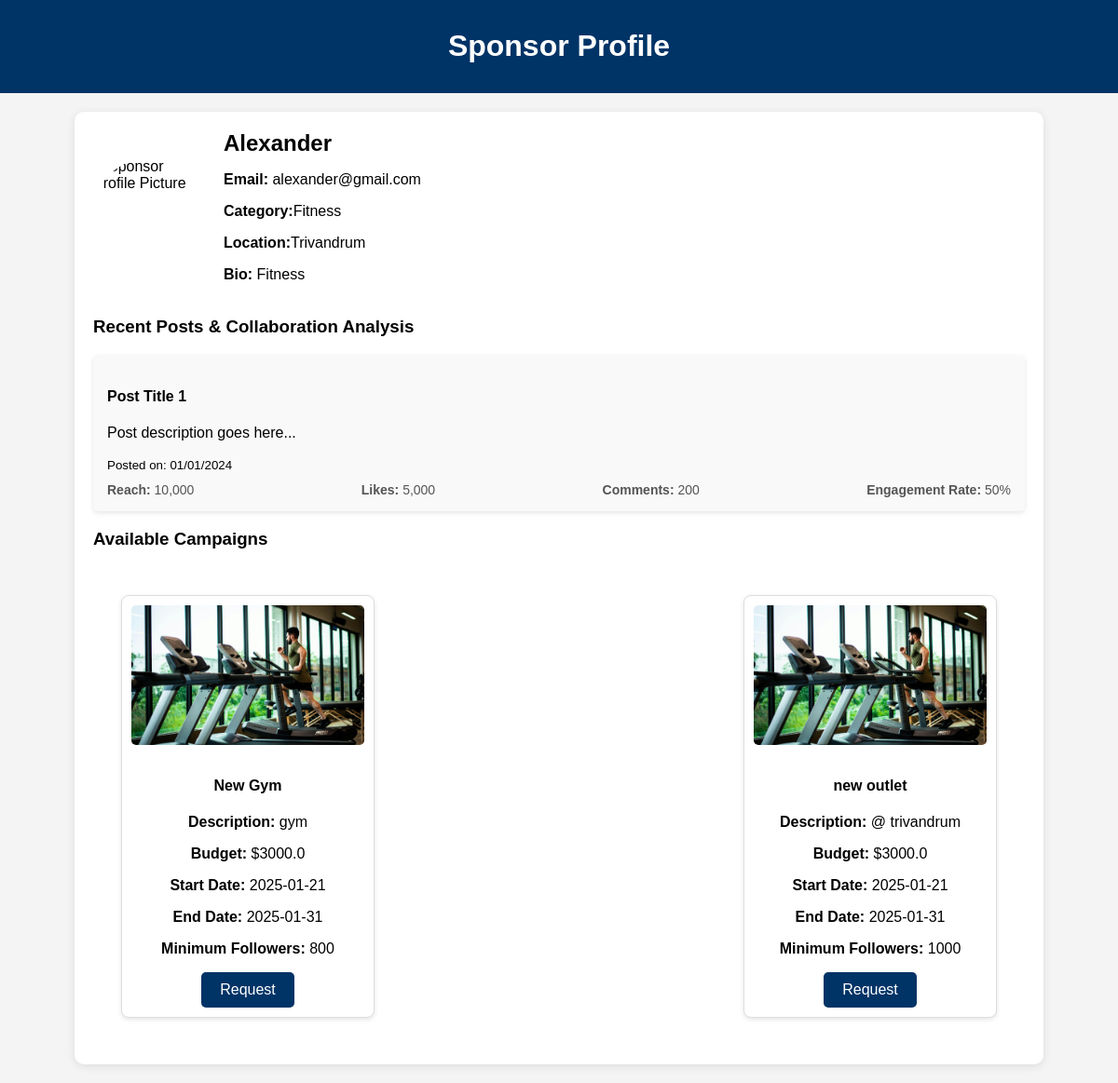
Page /influencers/sponsor_profile/3 on the committed database.
### models.py (models this page shows, shortened)
class User(db.Model,UserMixin):
    __tablename__ = 'users'
    user_id = db.Column(db.Integer, primary_key=True, autoincrement=True)
    name = db.Column(db.String(100), nullable=False)
    username = db.Column(db.String(80), unique=True, nullable=False, index=True)
    email = db.Column(db.String(120), unique=True, nullable=False, index=True)
    password = db.Column(db.String(120), nullable=False)
    bio = db.Column(db.Text)
    profile_pic = db.Column(db.String(200))
    role = db.Column(db.String(50), nullable=False)
    created_at = db.Column(db.DateTime, default=db.func.now(), index=True)
    updated_at = db.Column(db.DateTime, default=db.func.now(), onupdate=db.func.now())
    sponsor = db.relationship('Sponsor', backref='user', uselist=False)
    influencer = db.relationship('Influencer', backref='user', uselist=False)
    social_media_metrics = db.relationship('SocialMediaMetric', backref='user', lazy=True)
    post = db.relationship('Post', backref='user', lazy=True)

class Sponsor(db.Model):
    __tablename__ = 'sponsor'
    sponsor_id = db.Column(db.Integer, primary_key=True, autoincrement=True)
    user_id = db.Column(db.Integer, db.ForeignKey('users.user_id'), nullable=False, index=True)
    company_name = db.Column(db.String(200), index=True)
    location = db.Column(db.String(255), index=True)
    category = db.Column(db.String(100), index=True)
    campaigns = db.relationship('Campaign', backref='sponsor', lazy=True)
    campaign_requests = db.relationship('CampaignRequest', backref='sponsor', lazy=True)
    influencer_requests = db.relationship('InfluencerRequest', backref='sponsor_requests', lazy=True)

class Campaign(db.Model):
    __tablename__ = 'campaign'
    campaign_id = db.Column(db.Integer, primary_key=True, autoincrement=True)
    sponsor_id = db.Column(db.Integer, db.ForeignKey('sponsor.sponsor_id'), nullable=False, index=True)
    title = db.Column(db.String(255), nullable=False, index=True)
    description = db.Column(db.Text, nullable=False)
    budget = db.Column(db.Float, nullable=False, index=True)
    followers_range = db.Column(db.String(100))
    start_date = db.Column(db.Date, nullable=False, index=True)
    end_date = db.Column(db.Date, nullable=False, index=True)
    campaign_photo = db.relationship('CampaignPhoto', backref='campaign', lazy=True)
    campaign_request = db.relationship('CampaignRequest', backref='campaign', lazy=True)

### influencers.py (the view)
@influencers_bp.route('/sponsor_profile/<int:sponsor_id>')
def sponsor_profile(sponsor_id):
    sponsor = Sponsor.query.get(sponsor_id)
    if not sponsor:
        return "Sponsor not found", 404
    campaigns = Campaign.query.filter_by(sponsor_id=sponsor_id).all()
    profile_pic = sponsor.user.profile_pic.replace('uploads/profile_pics/', '') if sponsor.user.profile_pic else 'default_profile.jpg'
    campaign_photos = {
    campaign.campaign_id: cp.file_path.replace('uploads/campaign_photo/', '') if cp else 'default_campaign.jpg'
    for campaign in campaigns
    for cp in [CampaignPhoto.query.filter_by(campaign_id=campaign.campaign_id).first()]
}
    return render_template(
        'sponsor_profile.html',
        sponsor=sponsor,
        campaigns=campaigns,
        profile_pic=profile_pic,
        campaign_photos=campaign_photos
    )

### app.py (called while the page is built)
@app.context_processor
def utility_processor():
    return dict(generate_breadcrumbs=generate_breadcrumbs)

### templates/sponsor_profile.html (shortened to what this page needs)
<!DOCTYPE html>
<html lang="en">
<head>
    <link rel="stylesheet" href="{{ url_for('static', filename='css/sponsorsProfile.css') }}">
</head>
<body>
    <header>
        <h1>Sponsor Profile</h1>
    </header>
    <div class="container">
        <div class="profile-header">
            <img src="{{ url_for('static', filename='uploads/profile_pics/' + profile_pic) }}" alt="Sponsor Profile Picture">
            <div>
                <h2>{{ sponsor.user.name }}</h2>
                <p><strong>Email:</strong> {{ sponsor.user.email }}</p>
                <p><strong>Category:</strong>{{ sponsor.category }}</p>
                <p><strong>Location:</strong>{{ sponsor.location }}</p>
                <p><strong>Bio:</strong> {{ sponsor.user.bio }}</p>
            </div>
        </div>
        <h3>Recent Posts & Collaboration Analysis</h3>
        <div class="post-card">
            <h4>Post Title 1</h4>
            <p>Post description goes here...</p>
            <small>Posted on: 01/01/2024</small>
            <div class="analysis">
                <div>
                    <span>Reach:</span> 10,000
                </div>
                <div>
                    <span>Likes:</span> 5,000
                </div>
                <div>
                    <span>Comments:</span> 200
                </div>
                <div>
                    <span>Engagement Rate:</span> 50%
                </div>
            </div>
        </div>
       <h3>Available Campaigns</h3>
       <div class="campaign-cards-container">
       {% for campaign in campaigns %}
    <div class="campaign-card">
        <img src="{{ url_for('static', filename='uploads/campaign_photo/' + campaign_photos.get(campaign.campaign_id)) }}" alt="Campaign Photo">
        <h4>{{ campaign.title }}</h4>
        <p><strong>Description:</strong> {{ campaign.description }}</p>
        <p><strong>Budget:</strong> ${{ campaign.budget }}</p>
        <p><strong>Start Date:</strong> {{ campaign.start_date }}</p>
        <p><strong>End Date:</strong> {{ campaign.end_date }}</p>
        <p><strong>Minimum Followers:</strong> {{ campaign.followers_range }}</p>
        <button onclick="showRequestPopup({{ campaign.campaign_id }})">Request</button>
    </div>
{% endfor %}
</div>
</div>
</body>
</html>

### static/css/sponsorsProfile.css (style rules this page uses)
body { font-family: Arial, sans-serif; margin: 0; padding: 0; background-color: #f4f4f4; }
header { background-color: #003366; color: white; padding: 10px 20px; text-align: center; }
.container { margin: 20px auto; max-width: 1000px; background: white; padding: 20px; border-radius: 10px; box-shadow: 0 2px 10px rgba(0, 0, 0, 0.1); }
.profile-header { display: flex; align-items: center; margin-bottom: 20px; }
.profile-header img { border-radius: 50%; width: 100px; height: 100px; margin-right: 20px; }
.profile-header h2 { margin: 0; font-size: 24px; }
.post-card, .campaign-card { background: #f9f9f9; padding: 15px; margin-bottom: 10px; border-radius: 5px; box-shadow: 0 2px 5px rgba(0, 0, 0, 0.1); }
.post-card .analysis { display: flex; justify-content: space-between; margin-top: 10px; }
.post-card .analysis div { font-size: 14px; color: #555; }
.post-card .analysis div span { font-weight: bold; }
.campaign-cards-container { display: flex; flex-wrap: wrap; justify-content: space-between; gap: 20px; padding: 20px; }
.campaign-card { width: 250px; border: 1px solid #ddd; padding: 10px; border-radius: 8px; box-shadow: 0 2px 5px rgba(0, 0, 0, 0.1); text-align: center; background-color: #fff; transition: transform 0.3s ease; margin: 10px; }
.campaign-card img { width: 100%; height: 150px; object-fit: cover; border-radius: 5px; margin-bottom: 10px; }
.campaign-card button { padding: 10px 20px; background-color: #003366; color: white; border: none; border-radius: 5px; cursor: pointer; font-size: 16px; transition: background-color 0.3s ease; }
.profile-header img { border-radius: 50%; width: 120px; height: 120px; object-fit: cover; margin-right: 20px; }

### rows in the picture
User: user.name "Alexander", user.email "alexander@gmail.com", user.bio "Fitness"
Sponsor: category "Fitness", location "Trivandrum"
Campaign: title "New Gym", description "gym", budget "3000.0", start_date "2025-01-21", end_date "2025-01-31", followers_range "800"
Campaign: title "new outlet", description "@ trivandrum", budget "3000.0", start_date "2025-01-21", end_date "2025-01-31", followers_range "1000"
